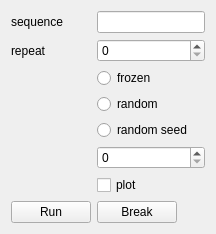
       <widget class="QWidget" name="tab">
        <attribute name="title">
         <string>Noise</string>
        </attribute>
        <layout class="QFormLayout" name="formLayout_10">
         <property name="fieldGrowthPolicy">
          <enum>QFormLayout::AllNonFixedFieldsGrow</enum>
         </property>
         <item row="0" column="0">
          <widget class="QLabel" name="label_9">
           <property name="text">
            <string>sequence</string>
           </property>
          </widget>
         </item>
         <item row="0" column="1">
          <widget class="QLineEdit" name="noiseSequence_lineEdit"/>
         </item>
         <item row="1" column="0">
          <widget class="QLabel" name="label_18">
           <property name="text">
            <string>repeat</string>
           </property>
          </widget>
         </item>
         <item row="1" column="1">
          <widget class="QSpinBox" name="noiseRepeat_spinBox"/>
         </item>
         <item row="2" column="1">
          <widget class="QRadioButton" name="noiseFrozen_radioButton">
           <property name="text">
            <string>frozen</string>
           </property>
          </widget>
         </item>
         <item row="6" column="1">
          <widget class="QCheckBox" name="noisePlot_checkBox">
           <property name="text">
            <string>plot</string>
           </property>
          </widget>
         </item>
         <item row="7" column="0">
          <widget class="QPushButton" name="runNoise_pushButton">
           <property name="text">
            <string>Run</string>
           </property>
          </widget>
         </item>
         <item row="7" column="1">
          <widget class="QPushButton" name="noiseBreak_pushButton">
           <property name="sizePolicy">
            <sizepolicy hsizetype="Fixed" vsizetype="Fixed">
             <horstretch>0</horstretch>
             <verstretch>0</verstretch>
            </sizepolicy>
           </property>
           <property name="text">
            <string>Break</string>
           </property>
          </widget>
         </item>
         <item row="4" column="1">
          <widget class="QRadioButton" name="noiseSeedRandom_radioButton">
           <property name="text">
            <string>random seed</string>
           </property>
          </widget>
         </item>
         <item row="3" column="1">
          <widget class="QRadioButton" name="noiseRandom_radioButton">
           <property name="text">
            <string>random</string>
           </property>
          </widget>
         </item>
         <item row="5" column="1">
          <widget class="QSpinBox" name="noiseSeed_spinBox">
           <property name="maximum">
            <number>1000000000</number>
           </property>
           <property name="singleStep">
            <number>1</number>
           </property>
          </widget>
         </item>
        </layout>
       </widget>
